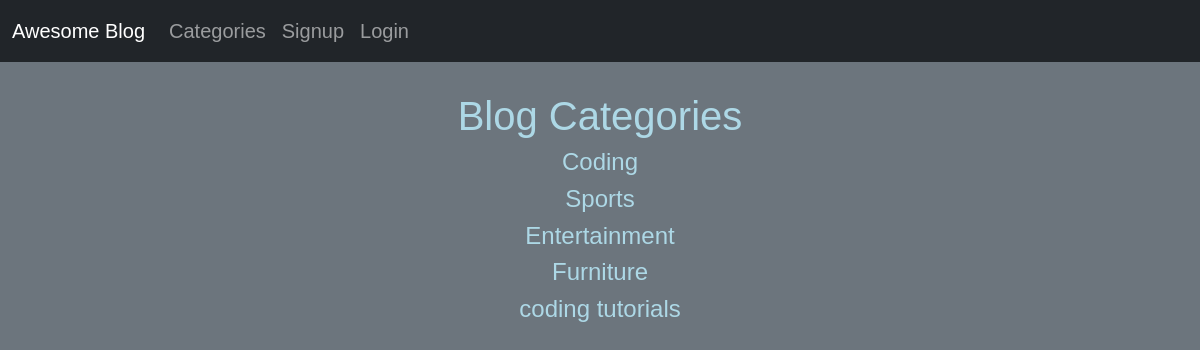
The page /category_list/ on the database its author committed.
### blogapp/models.py (models this page shows, shortened)
class Category(models.Model):
    name = models.CharField(max_length=244)
    class Meta:
        verbose_name_plural = 'Categories'
    def __str__(self):
        return self.name

### blogapp/views.py (the view)
# urls.py: path('category_list/',CategoryListView,name='category_list'),
def CategoryListView(request):
    cat_menu_list = Category.objects.all()
    return render(request,'blogapp/category_list.html',{'cat_menu_list':cat_menu_list})

### blogapp/templates/blogapp/category_list.html (shortened to what this page needs)
{% extends "blogapp/base.html" %}
{% block content %}
<h1>Blog Categories</h1>
{% for item in cat_menu_list %}
  <h4><a class="dropdown-item" href="{% url 'category' item|slugify %}">{{item}}</a></h4>
{% endfor %}
{% endblock %}

### static/css/style.css (style rules this page uses)
body { background-color: black; color: lightblue; text-align: center; font-family: Arial, sans-serif; margin: 0; padding: 0; }

### rows shown on the page
Category: name "Coding"
Category: name "Sports"
Category: name "Entertainment"
Category: name "Furniture"
Category: name "coding tutorials"
